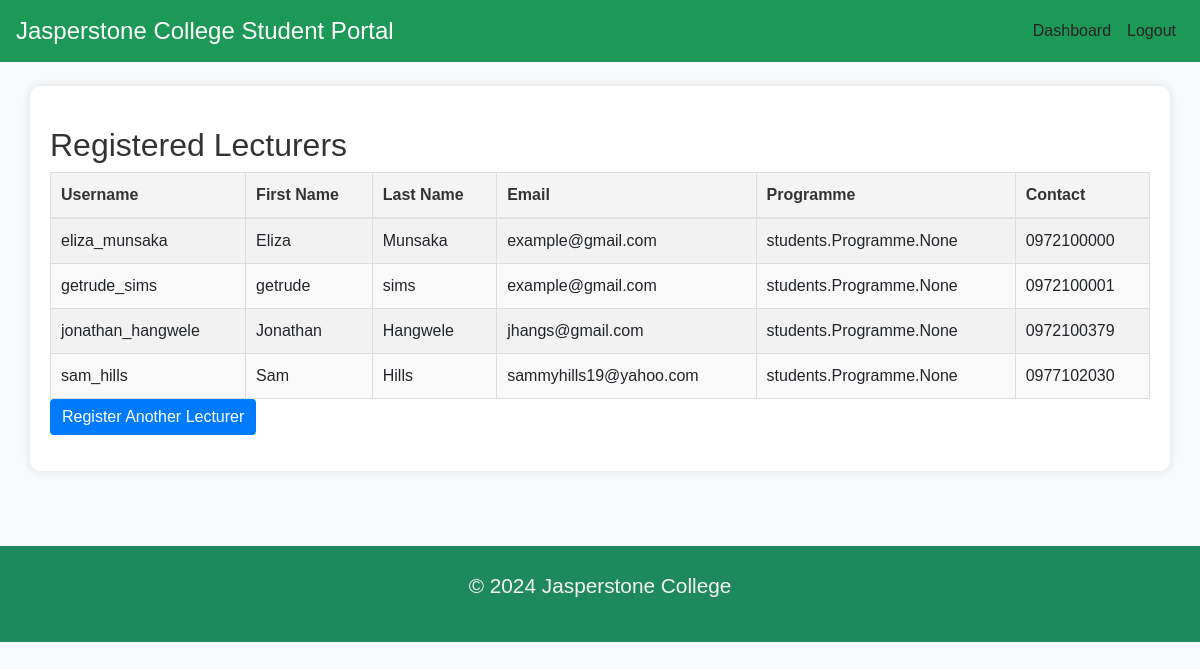
/administration/list_lecturers/, run on the app's committed database.
### lecturers/models.py (models this page shows, shortened)
class Lecturer(models.Model):
    user = models.OneToOneField(User, on_delete=models.CASCADE, related_name='lecturer_profile')
    assigned_courses = models.ManyToManyField(Course)
    programme = models.ManyToManyField(Programme)
    contact = models.CharField(max_length=20)

### administration/views.py (the view)
# urls.py: path('list_lecturers/', views.list_lecturers, name='list_lecturers'),
def list_lecturers(request):
    lecturers = Lecturer.objects.all()
    return render(request, 'administration/list_lecturers.html', {'lecturers': lecturers})

### administration/templates/administration/list_lecturers.html
{% extends "base.html" %}
{% block log %}
<div class="collapse navbar-collapse" id="navbarNav">
    <ul class="navbar-nav ml-auto">
        <li class="nav-item active">
            <a class="nav-link" href="{% url 'administration:admin_dashboard' %}">Dashboard</a>
        </li>
        <li class="nav-item">
            <a class="nav-link" href="{% url 'administration:admin_logout' %}">Logout</a>
        </li>
    </ul>
</div>
{% endblock log %}
{% block content %}
<h2>Registered Lecturers</h2>
<table class="table table-striped">
    <thead>
        <tr>
            <th>Username</th>
            <th>First Name</th>
            <th>Last Name</th>
            <th>Email</th>
            <th>Programme</th>
            <th>Contact</th>
        </tr>
    </thead>
    <tbody>
        {% for lecturer in lecturers %}
        <tr>
            <td>{{ lecturer.user.username }}</td>
            <td>{{ lecturer.user.first_name }}</td>
            <td>{{ lecturer.user.last_name }}</td>
            <td>{{ lecturer.user.email }}</td>
            <td>{{ lecturer.programme }}</td>
            <td>{{ lecturer.contact }}</td>
        </tr>
        {% empty %}
        <tr>
            <td colspan="6">No lecturers registered.</td>
        </tr>
        {% endfor %}
    </tbody>
</table>
<a href="{% url 'administration:register_lecturers' %}" class="btn btn-primary mb-3">Register Another Lecturer</a>
{% endblock %}

### static/css/styles.css (style rules this page uses)
body { font-family: 'Arial', sans-serif; background-color: #f8f9fa; color: #333; margin: 0; }
a { text-decoration: none; color: #1c9956; }
h2, h3 { margin-top: 20px; }
.table { margin-bottom: 0; border-collapse: collapse; width: 100%; }
.table th, .table td { padding: 10px; border: 1px solid #ddd; text-align: left; }
.table th { background-color: #f4f4f4; color: #333; }
.table tbody tr:nth-child(even) { background-color: #f9f9f9; }
.nav-link { color: #282323 !important; }

### static/css/560.css (style rules this page uses)
.btn-primary { background-color: #007bff !important; border: none; color: white !important; }

### data on the page
Lecturer: user.username "eliza_munsaka", user.first_name "Eliza", user.last_name "Munsaka", user.email "example@gmail.com", programme "students.Programme.None", contact "0972100000"
Lecturer: user.username "getrude_sims", user.first_name "getrude", user.last_name "sims", user.email "example@gmail.com", programme "students.Programme.None", contact "0972100001"
Lecturer: user.username "jonathan_hangwele", user.first_name "Jonathan", user.last_name "Hangwele", user.email "jhangs@gmail.com", programme "students.Programme.None", contact "0972100379"
Lecturer: user.username "sam_hills", user.first_name "Sam", user.last_name "Hills", user.email "sammyhills19@yahoo.com", programme "students.Programme.None", contact "0977102030"
